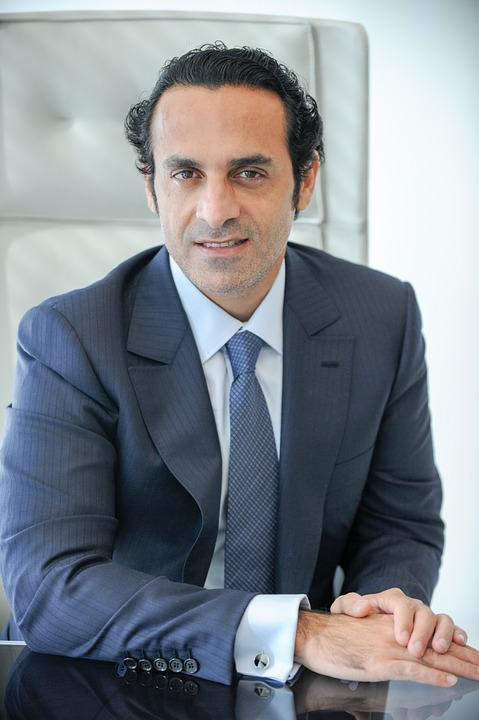
#> input picture 예제소스(PY)/chap11/images/face/01.jpg, 479 x 720 px, given in place of 34.jpg, which was not available
$ python 08.compare_hist.py
#> lines starting #> are read from the running program, lines starting #| are printed output that depends on the picture; pictures that were not available may be replaced by others from this repository, and a replacement may not be noted
### 예제소스(PY)/chap11/header/haar_utils.py
import numpy as np, cv2

def preprocessing(no):  # 검출 전처리
#> called with no = 34
    image = cv2.imread('images/face/%02d.jpg' %no, cv2.IMREAD_COLOR)
#> image is the input picture: shape (720, 479, 3); mean B, G, R 141.6, 134.5, 128.5
    if image is None: return None, None
    gray = cv2.cvtColor(image, cv2.COLOR_BGR2GRAY)  # 명암도 영상 변환
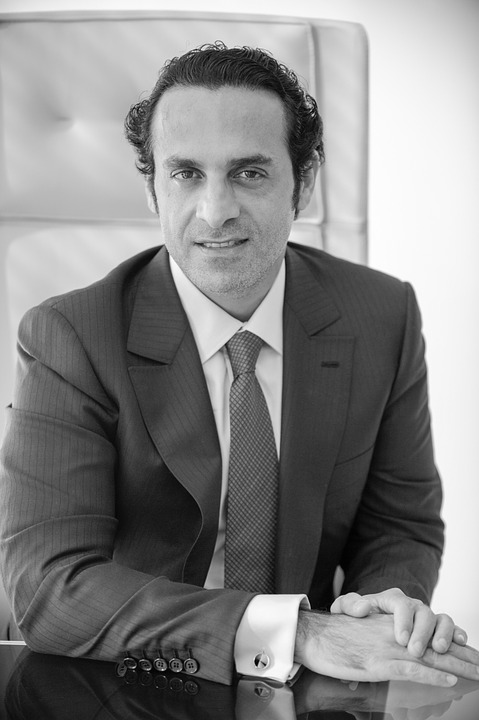
#> gray: shape (720, 479); min 0, max 255, mean 133.5
    gray = cv2.equalizeHist(gray)  # 히스토그램 평활화
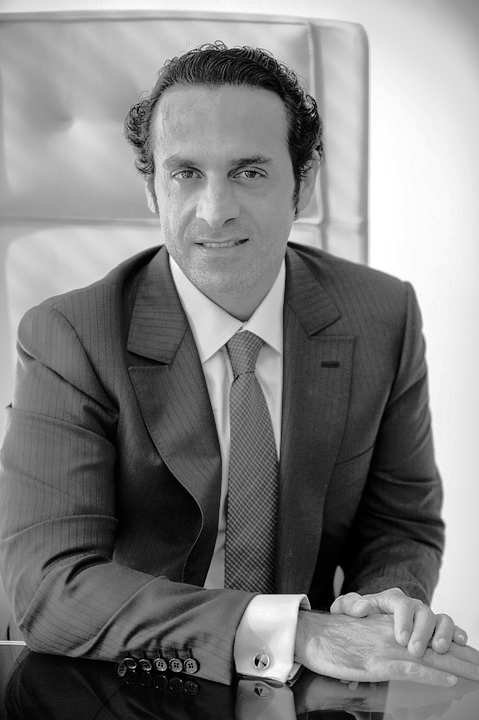
#> gray: shape (720, 479); min 0, max 255, mean 128.2
    return image, gray

def correct_image(image, face_center, eye_centers):
    pt0, pt1 = eye_centers
    if pt0[0] > pt1[0]: pt0, pt1 = pt1, pt0         # 두 좌표 스왑

    dx, dy = np.subtract(pt1, pt0).astype(float)                   # 두 좌표간 차분 계산
    angle = cv2.fastAtan2(dy, dx)                   # 차분으로 기울기 계산

    rot_mat = cv2.getRotationMatrix2D(face_center, angle, 1)

    size = image.shape[1::-1]                  # 행태와 크기는 역순
    corr_image = cv2.warpAffine(image, rot_mat, size, cv2.INTER_CUBIC)

    eye_centers = np.expand_dims(eye_centers, axis=0)             # 차원 증가
    corr_centers = cv2.transform(eye_centers, rot_mat)
    corr_centers = np.squeeze(corr_centers, axis=0)              # 차원 감소

    return corr_image, corr_centers                 # 보정 결과 반환

def define_roi(pt, size):
    return np.ravel([pt, size]).astype(int)

def detect_object(center, face):
    w, h = face[2:4]
    center = np.array(center)
    gap1 = np.multiply((w,h), (0.45, 0.65))      # 평행이동 거리
    gap2 = np.multiply((w,h), (0.20, 0.1))

    pt1 = center - gap1        # 좌상단 평행이동 - 머리 시작좌표
    pt2 = center + gap1             # 우하단 평행이동 - 머리 종료좌표
    hair = define_roi(pt1, pt2-pt1)       # 머리 영역

    size = np.multiply(hair[2:4], (1, 0.4))
    hair1 = define_roi(pt1, size)             # 윗머리 영역
    hair2 = define_roi(pt2-size, size)             # 귀밑머리 영역

    lip_center = center + (0, h * 0.3)
    lip1 = lip_center - gap2    # 좌상단 평행이동
    lip2 = lip_center + gap2         # 우하단 평행이동
    lip = define_roi(lip1, lip2-lip1)

    return [hair1, hair2, lip, hair]

### 예제소스(PY)/chap11/08.compare_hist.py
from haar_utils import *                   # 검출기 적재 및 전처리 함수
from haar_histogram import *                  # 히스토그램 비교 관련 함수

face_cascade = cv2.CascadeClassifier("haarcascade_frontalface_alt2.xml")  # 정면 검출기
eye_cascade = cv2.CascadeClassifier("haarcascade_eye.xml")  # 눈 검출기
image, gray = preprocessing(34)  # 전처리
if image is None: raise Exception("영상 파일을 읽기 에러")

faces = face_cascade.detectMultiScale(gray, 1.1, 2, 0, (100, 100));  # 얼굴 검출
#> faces = [[131, 107, 173, 173]]
if faces.any():
    x, y, w, h = faces[0].tolist()
#> x = 131; y = 107; w = 173; h = 173
    face_image = image[y:y + h, x:x + w]  # 얼굴 영역 영상 가져오기
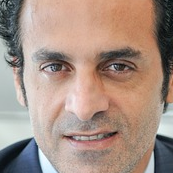
#> face_image: shape (173, 173, 3); mean B, G, R 132.5, 144.5, 167.5
    eyes = eye_cascade.detectMultiScale(face_image, 1.15, 7, 0, (25, 20))  # 눈 검출
#> eyes = [[32, 43, 48, 48], [90, 42, 51, 51]]

    if len(eyes) == 2:
        face_center = (x + w // 2, y + h // 2)
#> face_center = (217, 193)
        eye_centers = [(x + ex + ew // 2, y + ey + eh // 2) for ex, ey, ew, eh in eyes]
#> eye_centers = [(187, 174), (246, 174)]
        corr_image, corr_center = correct_image(image, face_center, eye_centers)  # 기울기 보정
#> in correct_image, `pt0, pt1 = eye_centers`: pt0 = (187, 174); pt1 = (246, 174)
#> in correct_image, `dx, dy = np.subtract(pt1, pt0).astype(float)`: dx = 59; dy = 0
#> in correct_image, `rot_mat = cv2.getRotationMatrix2D(face_center, angle, 1)`: rot_mat = [[1, 0, 0], [0, 1, 0]]
#> in correct_image, `eye_centers = np.expand_dims(eye_centers, axis=0)`: eye_centers = [[187, 174], [246, 174]]
#> corr_center = [[187, 174], [246, 174]]

        rois = detect_object(face_center, faces[0])  # 머리 및 입술영역 검출
#> in detect_object, `w, h = face[2:4]`: w = 173
#> in detect_object, `center = np.array(center)`: center = [217, 193]
#> in detect_object, `gap1 = np.multiply((w,h), (0.45, 0.65))`: gap1 = [77.85, 112.5]
#> in detect_object, `gap2 = np.multiply((w,h), (0.20, 0.1))`: gap2 = [34.6, 17.3]
#> in detect_object, `pt1 = center - gap1`: pt1 = [139.1, 80.55]
#> in detect_object, `pt2 = center + gap1`: pt2 = [294.9, 305.4]
#> in detect_object, `hair = define_roi(pt1, pt2-pt1)`: hair = [139, 80, 155, 224]
#> in detect_object, `size = np.multiply(hair[2:4], (1, 0.4))`: size = [155, 89.6]
#> in detect_object, `hair1 = define_roi(pt1, size)`: hair1 = [139, 80, 155, 89]
#> in detect_object, `hair2 = define_roi(pt2-size, size)`: hair2 = [139, 215, 155, 89]
#> in detect_object, `lip_center = center + (0, h * 0.3)`: lip_center = [217, 244.9]
#> in detect_object, `lip1 = lip_center - gap2`: lip1 = [182.4, 227.6]
#> in detect_object, `lip2 = lip_center + gap2`: lip2 = [251.6, 262.2]
#> in detect_object, `lip = define_roi(lip1, lip2-lip1)`: lip = [182, 227, 69, 34]
#> rois = [[139, 80, 155, 89], [139, 215, 155, 89], [182, 227, 69, 34], [139, 80, 155, 224]]
#> (the run stopped early here; a loop or call above may not have finished)

$ run again, on 예제소스(PY)/chap11/images/face/17.jpg
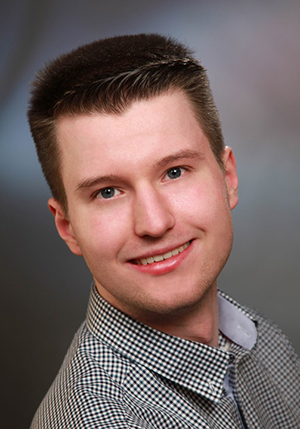
#> input picture 예제소스(PY)/chap11/images/face/17.jpg, 300 x 429 px, given in place of 34.jpg, which was not available
#> in preprocessing, image is the input picture: shape (429, 300, 3); mean B, G, R 98, 100, 117.7
#> faces = [[50, 108, 193, 193]]
#> `x, y, w, h = faces[0].tolist()`: x = 50; y = 108; w = 193
#> `face_image = image[y:y + h, x:x + w]`:
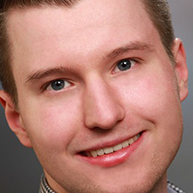
#> face_image: shape (193, 193, 3); mean B, G, R 114.1, 124.9, 175
#> eyes = [[101, 42, 44, 44], [32, 61, 46, 46]]
#> face_center = (146, 204)
#> `eye_centers = [(x + ex + ew // 2, y + ey + eh // 2) for ex, ey, ew, eh..`: eye_centers = [(173, 172), (105, 192)]
#> in correct_image, `pt0, pt1 = eye_centers`: pt0 = (173, 172); pt1 = (105, 192)
#> in correct_image, `if pt0[0] > pt1[0]: pt0, pt1 = pt1, pt0`: pt1 = (173, 172)
#> dx = 68; dy = -20
#> angle = 343.6
#> rot_mat = [[0.959, -0.282, 63.51], [0.282, 0.959, -32.91]]
#> in correct_image, `corr_image = cv2.warpAffine(image, rot_mat, size, cv2.INTER_CUBIC)`:
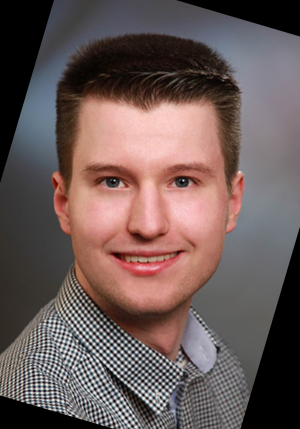
#> corr_image: shape (429, 300, 3); mean B, G, R 88.6, 90.7, 107.7
#> in correct_image, `eye_centers = np.expand_dims(eye_centers, axis=0)`: eye_centers = [[173, 172], [105, 192]]
#> corr_centers = [[181, 181], [110, 181]]
#> in detect_object, `w, h = face[2:4]`: w = 193
#> center = [146, 204]
#> gap1 = [86.85, 125.5]
#> gap2 = [38.6, 19.3]
#> in detect_object, `pt1 = center - gap1`: pt1 = [59.15, 78.55]
#> pt2 = [232.9, 329.4]
#> hair = [59, 78, 173, 250]
#> in detect_object, `size = np.multiply(hair[2:4], (1, 0.4))`: size = [173, 100]
#> hair1 = [59, 78, 173, 100]
#> hair2 = [59, 229, 173, 100]
#> lip_center = [146, 261.9]
#> lip1 = [107.4, 242.6]
#> lip2 = [184.6, 281.2]
#> lip = [107, 242, 77, 38]
#> rois = [[59, 78, 173, 100], [59, 229, 173, 100], [107, 242, 77, 38], [59, 78, 173, 250]]

$ run again, on 예제소스(PY)/chap11/images/face/19.jpg
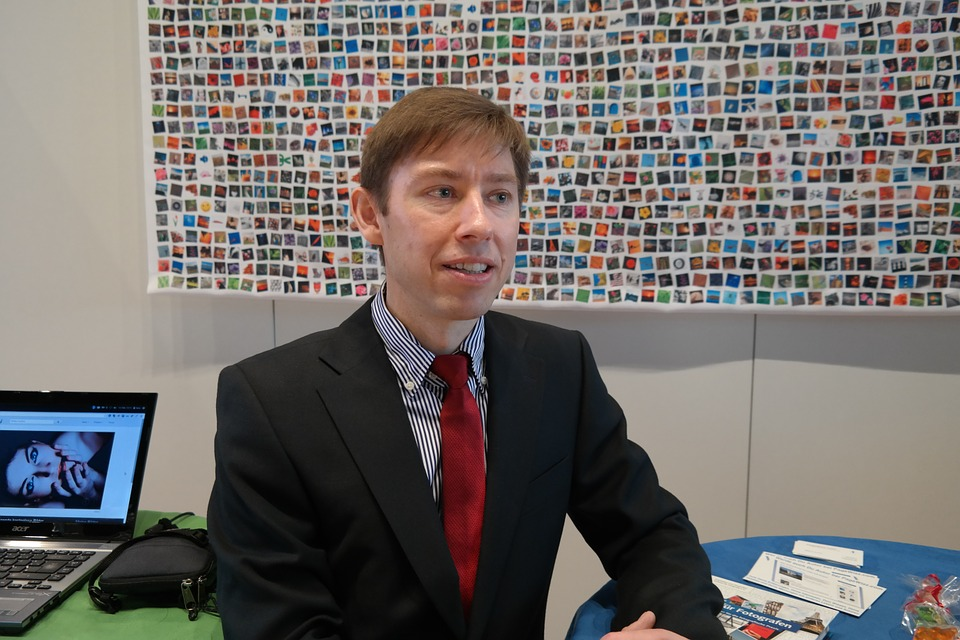
#> input picture 예제소스(PY)/chap11/images/face/19.jpg, 960 x 640 px, given in place of 34.jpg, which was not available
#> in preprocessing, image is the input picture: shape (640, 960, 3); mean B, G, R 104.3, 107.3, 112.4
#> faces = [[377, 119, 185, 185]]
#> `x, y, w, h = faces[0].tolist()`: x = 377; y = 119; w = 185
#> `face_image = image[y:y + h, x:x + w]`:
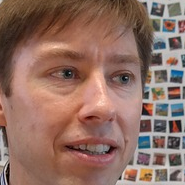
#> face_image: shape (185, 185, 3); mean B, G, R 98.2, 109.8, 143.6
#> eyes = [[41, 50, 47, 47], [100, 58, 39, 39]]
#> face_center = (469, 211)
#> `eye_centers = [(x + ex + ew // 2, y + ey + eh // 2) for ex, ey, ew, eh..`: eye_centers = [(441, 192), (496, 196)]
#> in correct_image, `pt0, pt1 = eye_centers`: pt0 = (441, 192); pt1 = (496, 196)
#> dx = 55; dy = 4
#> angle = 4.16
#> rot_mat = [[0.997, 0.0725, -14.07], [-0.0725, 0.997, 34.57]]
#> in correct_image, `corr_image = cv2.warpAffine(image, rot_mat, size, cv2.INTER_CUBIC)`:
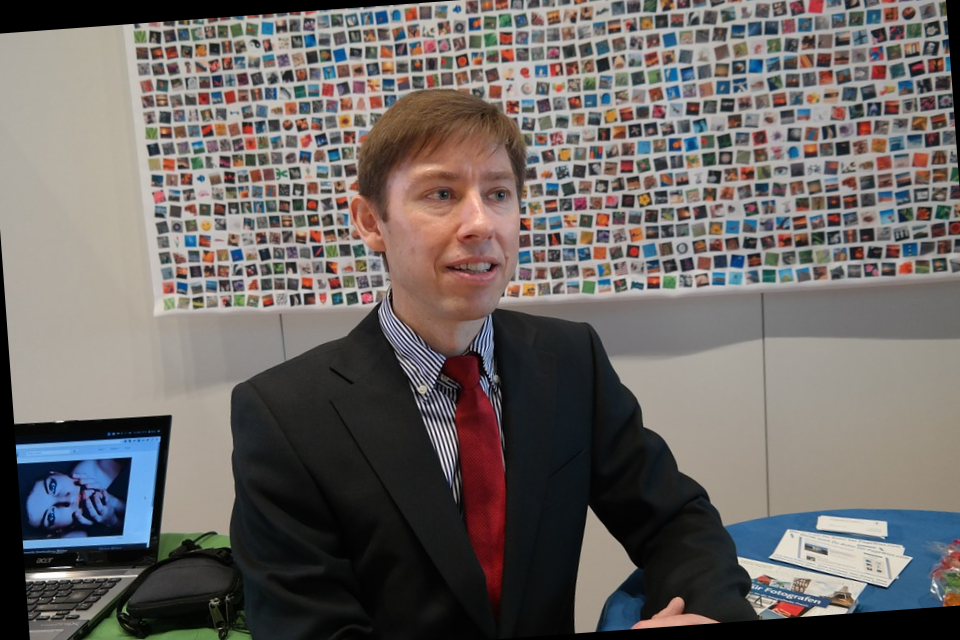
#> corr_image: shape (640, 960, 3); mean B, G, R 100.4, 102.9, 108.2
#> in correct_image, `eye_centers = np.expand_dims(eye_centers, axis=0)`: eye_centers = [[441, 192], [496, 196]]
#> corr_centers = [[440, 194], [495, 194]]
#> in detect_object, `w, h = face[2:4]`: w = 185
#> center = [469, 211]
#> gap1 = [83.25, 120.2]
#> gap2 = [37, 18.5]
#> in detect_object, `pt1 = center - gap1`: pt1 = [385.8, 90.75]
#> pt2 = [552.2, 331.2]
#> hair = [385, 90, 166, 240]
#> in detect_object, `size = np.multiply(hair[2:4], (1, 0.4))`: size = [166, 96]
#> hair1 = [385, 90, 166, 96]
#> hair2 = [386, 235, 166, 96]
#> lip_center = [469, 266.5]
#> lip1 = [432, 248]
#> lip2 = [506, 285]
#> lip = [432, 248, 74, 37]
#> rois = [[385, 90, 166, 96], [386, 235, 166, 96], [432, 248, 74, 37], [385, 90, 166, 240]]

$ run again, on 예제소스(PY)/chap11/images/face/20.jpg
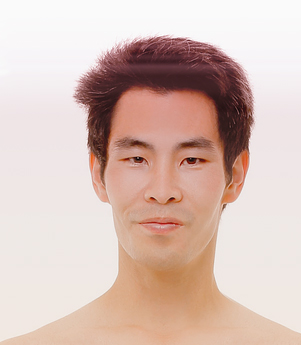
#> input picture 예제소스(PY)/chap11/images/face/20.jpg, 301 x 345 px, given in place of 34.jpg, which was not available
#> in preprocessing, image is the input picture: shape (345, 301, 3); mean B, G, R 183.3, 191.7, 215.9
#> faces = [[91, 99, 148, 148]]
#> `x, y, w, h = faces[0].tolist()`: x = 91; y = 99; w = 148
#> `face_image = image[y:y + h, x:x + w]`:
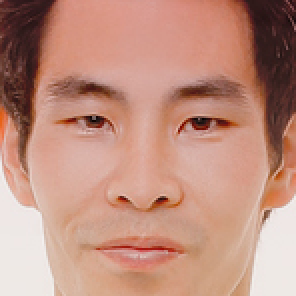
#> face_image: shape (148, 148, 3) (shown 2 times larger); mean B, G, R 127.2, 143.4, 191.6
#> eyes = [[24, 40, 40, 40], [78, 41, 42, 42]]
#> face_center = (165, 173)
#> `eye_centers = [(x + ex + ew // 2, y + ey + eh // 2) for ex, ey, ew, eh..`: eye_centers = [(135, 159), (190, 161)]
#> in correct_image, `pt0, pt1 = eye_centers`: pt0 = (135, 159); pt1 = (190, 161)
#> dx = 55; dy = 2
#> angle = 2.08
#> rot_mat = [[0.999, 0.0363, -6.18], [-0.0363, 0.999, 6.11]]
#> in correct_image, `corr_image = cv2.warpAffine(image, rot_mat, size, cv2.INTER_CUBIC)`:
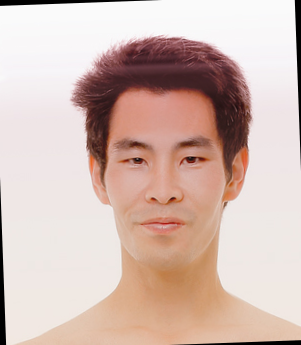
#> corr_image: shape (345, 301, 3); mean B, G, R 179.4, 187.7, 211.6
#> in correct_image, `eye_centers = np.expand_dims(eye_centers, axis=0)`: eye_centers = [[135, 159], [190, 161]]
#> corr_centers = [[135, 160], [190, 160]]
#> in detect_object, `w, h = face[2:4]`: w = 148
#> center = [165, 173]
#> gap1 = [66.6, 96.2]
#> gap2 = [29.6, 14.8]
#> in detect_object, `pt1 = center - gap1`: pt1 = [98.4, 76.8]
#> pt2 = [231.6, 269.2]
#> hair = [98, 76, 133, 192]
#> in detect_object, `size = np.multiply(hair[2:4], (1, 0.4))`: size = [133, 76.8]
#> hair1 = [98, 76, 133, 76]
#> hair2 = [98, 192, 133, 76]
#> lip_center = [165, 217.4]
#> lip1 = [135.4, 202.6]
#> lip2 = [194.6, 232.2]
#> lip = [135, 202, 59, 29]
#> rois = [[98, 76, 133, 76], [98, 192, 133, 76], [135, 202, 59, 29], [98, 76, 133, 192]]
